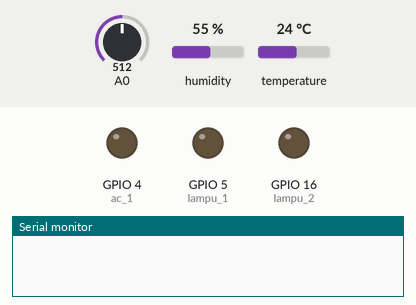
Simulated run of this sketch. Board: ESP8266 (Wemos D1 mini). Shown: output pins drawn as LEDs (lit = HIGH), the last lines printed to the serial monitor. Inputs (shaded band) come from the test bench; at power-on: A0 = 512, humidity 55 %, temperature 24 °C. WiFi joins after 1.5 s; servers stay silent unless stated; uploads are accepted with an empty reply.

Above: at 0.1 s.
At 2.7 s:
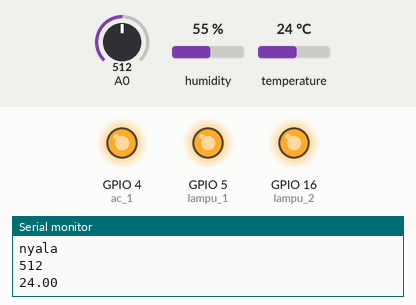
2.8 s: A0 set to 0
Timing chart, 0 to 5.8 s (numbered marks = the images above; inputs shaded):
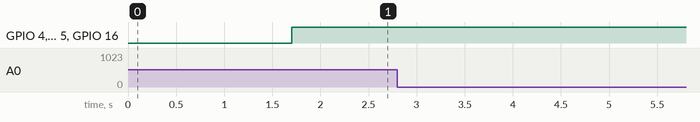

The sketch:

asli.ino
```cpp
#include <ESP8266WiFi.h>
#include <ESP8266HTTPClient.h>
#include <ArduinoJson.h>
#include "DHT.h" //library sensor yang telah diimportkan
#define DHTPIN 0     //Pin apa yang digunakan
#define DHTTYPE DHT11

DHT dht(DHTPIN, DHTTYPE);

const char* ssid  = "vivo1718";
const char* password  = "solatdulu";
int lamp  = LED_BUILTIN;
int lampu_1 = 5;
int ac_1 = 4;
int lampu_2 = 16;
int ac_2  = 13;
int ldr1 = 12;
int Vo;


void setup() {
  // put your setup code here, to run once:
Serial.begin(115200);
WiFi.begin(ssid,password);
while (WiFi.status() != WL_CONNECTED){
  delay(500);
  Serial.print(".");
  }
Serial.println();
Serial.print("> CONNECTED");
pinMode(lampu_1, OUTPUT);
pinMode(ac_1, OUTPUT);
pinMode(lampu_2, OUTPUT);
dht.begin();

}

void loop() {
  // put your main code here, to run repeatedly:

HTTPClient http;
http.begin("http://192.168.43.251/CoolAdmin-master3/home_sistem.php?wemos=ok");
int httpCode  = http.GET();
if(httpCode > 0){
  Serial.printf("[HTTP]GET... code:%d/n",httpCode);
  if(httpCode ==  HTTP_CODE_OK){
    String json = http.getString();
    Serial.println(json);
    StaticJsonBuffer<200>jsonBuffer;
    JsonObject& root  = jsonBuffer.parseObject(json);
    int lampu1 = root["Lantai_1_Lamp"];
    int ac1  = root["Lantai_1_AC"];
    int lampu2  = root["Lantai_2_Lamp"];
    int ac2  = root["Lantai_2_AC"];


    if(lampu1  ==  1){digitalWrite(lampu_1,LOW);}
    else{digitalWrite(lampu_1,HIGH);}
    if(ac1 == 1){digitalWrite(ac_1,LOW);}
    else{digitalWrite(ac_1,HIGH);}
    if(lampu2 == 1){digitalWrite(lampu_2,LOW);}
    else{digitalWrite(lampu_2,HIGH);}


    }else{
      Serial.printf("[HTTP]GET.. failed, error: %s/n", http.errorToString(httpCode).c_str());
      } http.end();
  }

    int Vo = analogRead(ldr1);
    float celcius_1 = dht.readTemperature();

    if(Vo==0){Serial.println("menyala");}
    else{Serial.println("mati");}

    Serial.println(Vo);

    if(celcius_1>29){Serial.println("mati");}
    else{Serial.println("nyala");}

  Serial.println(Vo);
  Serial.println(celcius_1);

  HTTPClient httpsen;
  httpsen.begin("http://192.168.43.251/CoolAdmin-master3/kirimdata.php?sensor=" + String(Vo)+"&sensor2="+String(celcius_1));
  httpsen.GET();
  httpsen.end();

  delay(1000);
}
```
